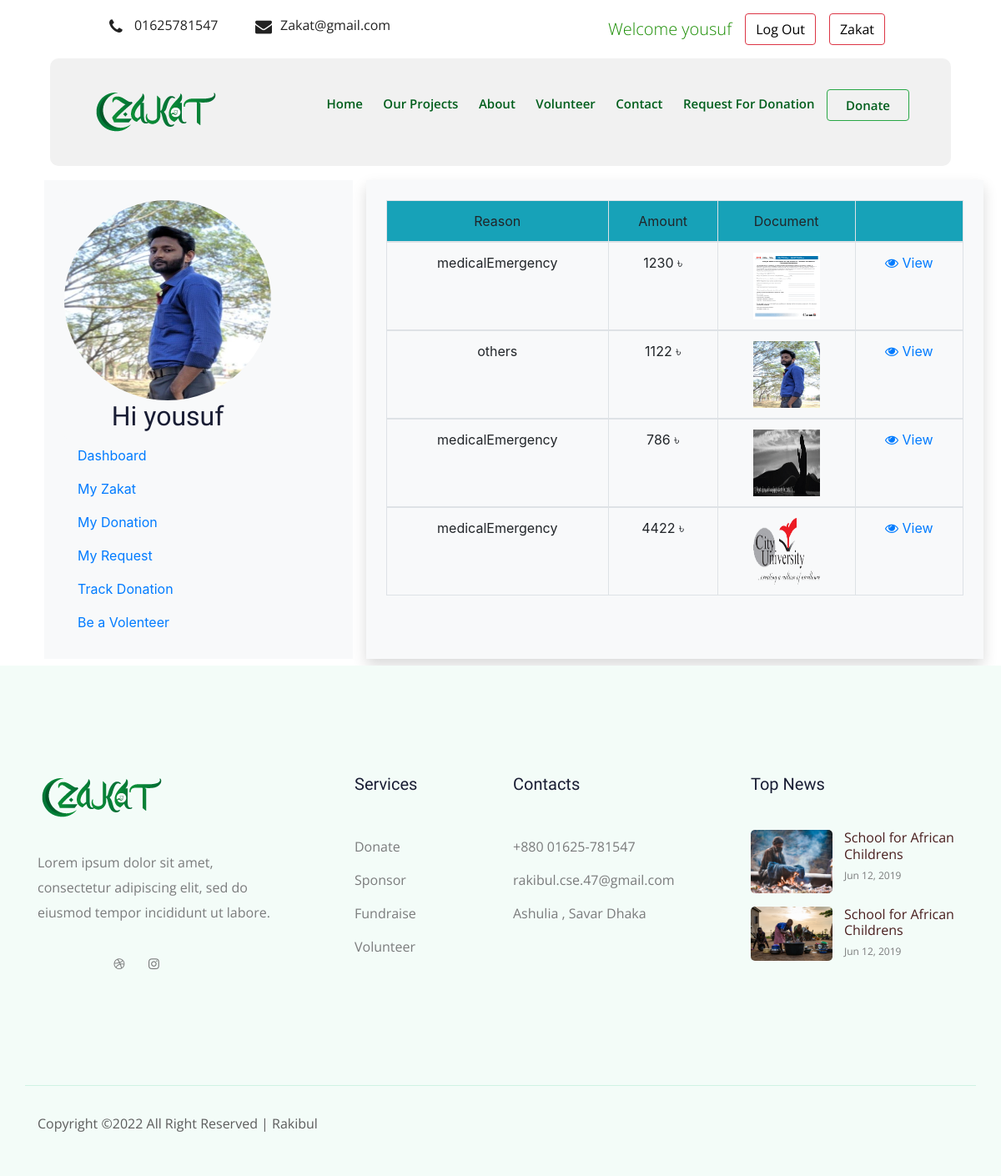
/profile/showrequest/ (signed in), run on the app's committed database.
### Profile/models.py (models this page shows, shortened)
class Donor(models.Model):
    user = models.OneToOneField(User, null=True, on_delete=models.SET_NULL)
    donorName = models.CharField(max_length=20,null=True)
    donorGender = models.CharField(choices=GENDER_OPTIONS, max_length=20,null=True)
    donorPhone = models.IntegerField(blank=False,null=True)
    donorEmail = models.EmailField(blank=False,null=True)
    donorAddress = models.TextField(default=None,null=True)
    donorAvatar = models.ImageField(upload_to='donor',null=True)

### Donations/models.py (models this page shows, shortened)
class DonationRequest(models.Model):
    user = models.ForeignKey(Donor, on_delete=models.SET_NULL, null=True)
    requesterFirstName=models.CharField(max_length=30,default=None,null=True)
    requesterLastName=models.CharField(max_length=30,default=None,null=True)
    requesterAddress=models.TextField(blank=False,default=None,null=True)
    requesterCity=models.TextField(blank=True,default=None,null=True)
    requesterZip=models.CharField(max_length=15,default=None,null=True)
    requesterNID=models.CharField(max_length=15,default=None)
    requestDescription = models.TextField(blank=True, default=None)
    requestReason = models.CharField(choices=REQUEST_REASONS, null=False, max_length=20, default=None)
    requestDocument=models.ImageField(upload_to='Verifications/',default=None,null=True,blank=True)
    requestedAmount = models.IntegerField(default=None, blank=False,)

### Profile/views.py (the view)
# urls.py: path('showrequest/', ShowRequestZakat, name='showrequest'),
def ShowRequestZakat(request):
    donor = Donor.objects.filter(user__id=request.user.id)
    requestData = DonationRequest.objects.filter(user__user_id=request.user.id)
    CONTEXT = {
        'requestData': requestData,
        'donor': donor
    }
    return render(request, 'profile/profilePages/showrequest.html', CONTEXT)

### templates/profile/profilePages/showrequest.html
{% extends 'profile/baseProfile.html' %}
{% load static %}
{% block Request %}
    <div class="content justify-content-center d-flex">
        <table class="table table-bordered p-3 m-2">
            <thead class="table-head border-bottom bg-info p-2 text-center">
            <tr class="border table-row p-2">
                <td>Reason</td>
                <td>Amount</td>
                <td>Document</td>
                <td></td>
            </tr>
            </thead>
            {% for info in requestData %}
                <tbody class="text-center">
                <td>{{ info.requestReason }}</td>
                <td>{{ info.requestedAmount }} ৳</td>
                <td><img src="/media/{{ info.requestDocument }}" style="width: 5rem;height: 5rem"></td>
                <td><a href="{% url 'showsinglerequest' info.id %}"><i class="fa fa-eye"></i> View </a></td>
                </tbody>
            {% endfor %}
        </table>
    </div>
{% endblock %}

### templates/profile/baseProfile.html (shortened to what this page needs)
<!DOCTYPE html>
<html lang="en">
<head>
    {% load static %}
    <link
            rel="stylesheet"
            href="https://stackpath.bootstrapcdn.com/bootstrap/4.3.1/css/bootstrap.min.css"
    />
    <link rel="stylesheet" href="{% static 'css/bootstrap.min.css' %}"/>
    <link rel="stylesheet" href="{% static 'css/owl.carousel.min.css' %}"/>
    <link rel="stylesheet" href="{% static 'css/magnific-popup.css' %}"/>
    <link rel="stylesheet" href="{% static 'css/font-awesome.min.css' %}"/>
    <link rel="stylesheet" href="{% static 'css/themify-icons.css' %}"/>
    <link rel="stylesheet" href="{% static 'css/nice-select.css' %}"/>
    <link rel="stylesheet" href="{% static 'css/flaticon.css' %}"/>
    <link rel="stylesheet" href="{% static 'css/gijgo.css' %}"/>
    <link rel="stylesheet" href="{% static 'css/animate.css' %}"/>
    <link rel="stylesheet" href="{% static 'css/slicknav.css' %}"/>
    <link rel="stylesheet" href="{% static 'css/style.css' %}"/>
    <link rel="stylesheet" href="https://pro.fontawesome.com/releases/v5.10.0/css/all.css"
/>
    <link
            rel="stylesheet"
            href="https://stackpath.bootstrapcdn.com/bootstrap/4.3.1/css/bootstrap.min.css"
    />
    <link rel="stylesheet" href="https://cdnjs.cloudflare.com/ajax/libs/font-awesome/4.7.0/css/font-awesome.min.css">
</head>
<body>
<header>
    <div class="header-area ">
        <div class="header-top_area" style="padding: 1rem;">
            <div class="container-fluid">
                <div class="row">
                    <div class="col-xl-6 col-md-12 col-lg-8">
                        <div class="short_contact_list align-middle ">
                            <ul class="align-middle">
                                <li class="align-middle">
                                    <a href="#" class="align-middle"> <i class="fa fa-phone align-middle"
                                                                         style="text-decoration: none;"></i> 01625781547</a>
                                </li>
                                <li class="align-middle">
                                    <a href="#" class="align-middle">
                                        <i class="fa fa-envelope align-middle" style="text-decoration: none;"></i>Zakat@gmail.com</a
                                    >
                                </li>
                            </ul>
                        </div>
                    </div>
                    <div class="col-xl-6 col-md-6 col-lg-4 d-flex justify-content-end  ">
                        {% if user.is_authenticated %}
                            {% if request.user.is_superuser %}
                                <p class="lead mx-2"><a style="color: #1a8d03" class="text-decoration-none"
                                                        href="{% url 'admindashboard' %}"> Super
                                    User {{ user.username }} </a></p>
                            {% else %}
                                <p class="lead mx-2"><a style="color: #1a8d03" class="text-decoration-none"
                                                        href="{% url 'dashboard' %}"> Welcome {{ user.username }} </a>
                                </p>
                            {% endif %}
                            <p class="btn btn-outline-danger mx-2"><a href="{% url 'logout' %}"
                                                                      style="text-decoration: none; color: #000;"> Log
                                Out </a></p>
                            <p class="btn btn-outline-danger mx-2"><a href="{% url 'zakat' %}"
                                                                      style="text-decoration: none; color: #000;">
                                Zakat </a></p>
                        {% endif %}
                    </div>
                </div>
            </div>
        </div>
        <div id="sticky-header" class="main-header-area">
            <div class="container-fluid">
                <div class="row align-items-center">
                    <div class="col-xl-3 col-lg-3">
                        <div class="logo">
                            <a href="{% url 'home' %}">
                                <img src="{% static 'img/zakatnew.png' %}" alt=""/>
                            </a>
                        </div>
                    </div>
                    <div class="col-xl-9 col-lg-9">
                        <div class="main-menu">
                            <nav class="text-decoration-none">
                                <ul id="navigation">
                                    <li><a class="text-decoration-none" href="{% url 'home' %}">home</a></li>
                                    <li><a class="text-decoration-none" href="{% url 'allprojects' %}">Our Projects</a></li>
                                    <li><a class="text-decoration-none" href="{% url 'about' %}"> About </a></li>
                                    <li><a class="text-decoration-none" href="#">Volunteer</a></li>
                                    <li><a class="text-decoration-none" href="{% url 'contact' %}">Contact</a></li>
                                    {% if user.is_authenticated %}
                                        <li><a class="text-decoration-none" href="{% url 'donationRequest' %}">Request
                                            For
                                            Donation</a></li>
                                    {% endif %}
                                    <button class="btn btn-outline-success " style="cursor:pointer;">
                                        <li><a class="text-decoration-none" href="{% url 'donation' %}"> Donate </a></li>
                                    </button>
                                </ul>
                            </nav>
                        </div>
                    </div>
                    <div class="col-12">
                    </div>
                </div>
            </div>
        </div>
    </div>
</header>
<br>
<br>
<br>
<div class="container d-flex ">
    <div class="content col-4 bg-light m-2 p-2 ">
        <div class="d-flex flex-column flex-shrink-0 p-3 bg-light" style="width: 280px;">
            <div class="card bg-light d-flex justify-content-center align-items-center" style="border:none;">
                {% if user.is_authenticated %}
                    {% for data in donor %}
                            <img src="/media/{{ data.donorAvatar }}" alt="" style="width:100%;height:15rem;border-radius:50% ">
                        <h2 >Hi {{ user.username }}</h2>
                    {% endfor %}
                {% endif %}
            </div>
            <ul class="nav nav-pills flex-column mb-auto">
                <li class="nav-item">
                    <a href="{% url 'dashboard' %}" class="nav-link " aria-current="page">Dashboard</a>
                </li>
                <li>
                    <a href="{% url 'showzakat' %}" class="nav-link link-dark">  My Zakat </a>
                </li>
                <li>
                    <a href="{% url 'showdonation' %}" class="nav-link link-dark">  My Donation </a>
                </li>
                <li>
                    <a href="{% url 'showrequest' %}" class="nav-link link-dark"> My Request</a>
                </li>
                <li>
                    <a href="{% url 'trackZakat' %}" class="nav-link link-dark">Track Donation</a>
                </li>
                <li>
                    <a href="{% url 'becomevolunteer' %}" class="nav-link link-dark">Be a Volenteer</a>
                </li>
            </ul>
        </div>
    </div>
    <div class="content col-8 bg-light m-2 p-3 shadow">
        {% block Request %}
        {% endblock %}
    </div>
</div>
<footer class="footer">
    <div class="footer_top">
        <div class="container">
            <div class="row">
                <div class="col-xl-4 col-md-6 col-lg-4 ">
                    <div class="footer_widget">
                        <div class="footer_logo">
                            <a href="#">
                                <img src="{% static 'img/zakatnew.png' %}" alt="">
                            </a>
                        </div>
                        <p class="address_text">Lorem ipsum dolor sit amet, <br> consectetur adipiscing elit, sed do
                            <br> eiusmod tempor incididunt ut labore.
                        </p>
                        <div class="socail_links">
                            <ul>
                                <li>
                                    <a href="#">
                                        <i class="ti-facebook"></i>
                                    </a>
                                </li>
                                <li>
                                    <a href="#">
                                        <i class="ti-twitter-alt"></i>
                                    </a>
                                </li>
                                <li>
                                    <a href="#">
                                        <i class="fa fa-dribbble"></i>
                                    </a>
                                </li>
                                <li>
                                    <a href="#">
                                        <i class="fa fa-instagram"></i>
                                    </a>
                                </li>
                            </ul>
                        </div>
                    </div>
                </div>
                <div class="col-xl-2 col-md-6 col-lg-2">
                    <div class="footer_widget">
                        <h3 class="footer_title">
                            Services
                        </h3>
                        <ul class="links">
                            <li><a href="#">Donate</a></li>
                            <li><a href="#">Sponsor</a></li>
                            <li><a href="#">Fundraise</a></li>
                            <li><a href="#">Volunteer</a></li>
                        </ul>
                    </div>
                </div>
                <div class="col-xl-3 col-md-6 col-lg-3">
                    <div class="footer_widget">
                        <h3 class="footer_title">
                            Contacts
                        </h3>
                        <div class="contacts">
                            <p>+880 01625-781547 <br>
                                rakibul.cse.47@gmail.com <br>
                                Ashulia , Savar
                                Dhaka
                            </p>
                        </div>
                    </div>
                </div>
                <div class="col-xl-3 col-md-6 col-lg-3">
                    <div class="footer_widget">
                        <h3 class="footer_title">
                            Top News
                        </h3>
                        <ul class="news_links">
                            <li>
                                <div class="thumb">
                                    <a href="#">
                                        <img src="{% static 'img/news/news_1.png' %}" alt="">
                                    </a>
                                </div>
                                <div class="info">
                                    <a href="#">
                                        <h4>School for African Childrens</h4>
                                    </a>
                                    <span>Jun 12, 2019</span>
                                </div>
                            </li>
                            <li>
                                <div class="thumb">
                                    <a href="#">
                                        <img src="{% static 'img/news/news_2.png' %}" alt="">
                                    </a>
                                </div>
                                <div class="info">
                                    <a href="#">
                                        <h4>School for African
                                            Childrens</h4>
                                    </a>
                                    <span>Jun 12, 2019</span>
                                </div>
                            </li>
                        </ul>
                    </div>
                </div>
            </div>
        </div>
    </div>
    <div class="copy-right_text">
        <div class="container">
            <div class="row">
                <div class="bordered_1px "></div>
                <div class="col-xl-12">
                    <p class="copy_right text-center">
                    <p>
                        Copyright &copy;<script>document.write(new Date().getFullYear()) </script>
                        All Right Reserved | Rakibul
                    </p>
                    </p>
                </div>
            </div>
        </div>
    </div>
</footer>
</body>
</html>

### data on the page
Donor: donorAvatar (picture)
DonationRequest: requestReason "medicalEmergency", requestedAmount "1230", requestDocument (picture)
DonationRequest: requestReason "others", requestedAmount "1122", requestDocument (picture)
DonationRequest: requestReason "medicalEmergency", requestedAmount "786", requestDocument (picture)
DonationRequest: requestReason "medicalEmergency", requestedAmount "4422", requestDocument (picture)

### other printed values
{{ user.username }} "yousuf"
